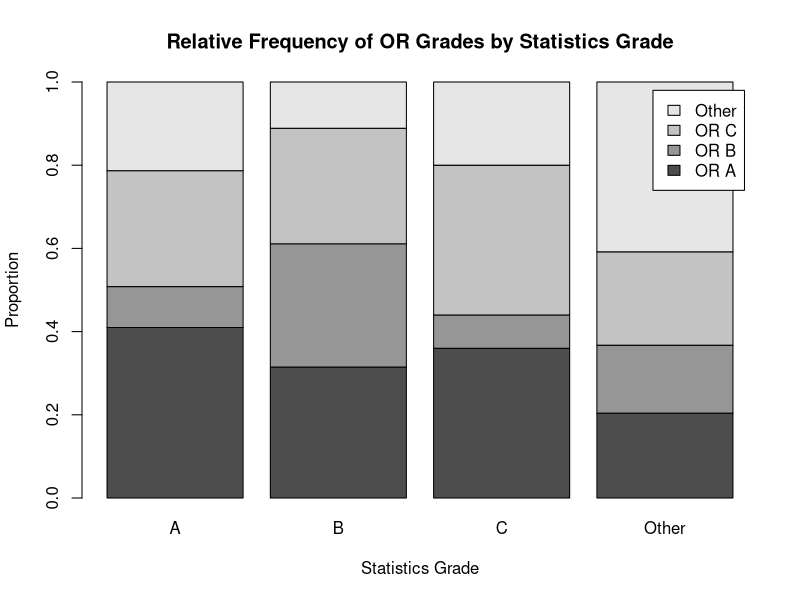

This chart was generated by the following R code:
## ---- chunk 1
# This is the setup chunk
#  Here you can set global options for the entire document

library(knitr) # I recommend doing this

# Although you can call functions from a library using the following notation
#  without loading the entire library.
knitr::opts_chunk$set(echo = TRUE, 
                      comment = NA, # Recommended
                      fig.path = "./figures/",  # Store all figures here in relative path (make the folder first)
                      fig.align = "center",
                      fig.width = 7,
                      fig.height = 7,
                      message = FALSE, # Turn off load messages
                      warning = FALSE # Turn off warnings
                      )

## ---- chunk 2

# Observed and expected counts (sum should be 137 each)
obs   <- c(18, 28, 14, 7, 11, 11, 10, 8, 30)
expct <- c(23, 18, 16, 13, 11,  9, 20, 8, 19)

sum(obs); sum(expct)  

# Manual chi-square, df, and p-value
chi_sq_1 <- sum((obs - expct)^2 / expct)
dfree_1  <- length(obs) - 1
pval_1   <- 1 - pchisq(chi_sq_1, dfree_1)

chi_sq_1; dfree_1; pval_1

# Verify with chisq.test using expected proportions
chisq.test(x = obs, p = expct / sum(expct))

## ---- chunk 3

# Observed counts (Yellow Round, Yellow Wrinkled, Green Round, Green Wrinkled)
observed <- c(298, 107, 92, 27)
ratio    <- c(9, 3, 3, 1)
expected <- sum(observed) * ratio / sum(ratio)

observed; round(expected, 2)

chi_sq_2 <- sum((observed - expected)^2 / expected)
dfree_2  <- length(observed) - 1
pval_2   <- 1 - pchisq(chi_sq_2, dfree_2)

chi_sq_2; dfree_2; pval_2

# Check with chisq.test
chisq.test(x = observed, p = ratio / sum(ratio))

## ---- chunk 4

# Table from the prompt (rows = Statistics grade, cols = OR grade)
grades <- matrix(c(
  25,  6, 17, 13,   # Stats A
  17, 16, 15,  6,   # Stats B
  18,  4, 18, 10,   # Stats C
  10,  8, 11, 20    # Stats Other
), nrow = 4, byrow = TRUE)

rownames(grades) <- c("A","B","C","Other")         # Statistics grades on x-axis
colnames(grades) <- c("OR A","OR B","OR C","Other")# OR grade categories

grades   # raw counts table 

## ---- chunk 5
row_perc <- round(prop.table(grades, 1) * 100, 2)  # each row sums to 100%
row_perc                                        

## ---- chunk 6
barplot(
  t(prop.table(grades, 1)),      
  beside = FALSE,                # stacked (not side-by-side)
  ylim = c(0, 1),
  main = "Relative Frequency of OR Grades by Statistics Grade",
  xlab = "Statistics Grade",
  ylab = "Proportion",
  legend.text = TRUE,            # legend with OR categories
  args.legend = list(x = "topright", inset = 0.02)
)

## ---- chunk 7

chi <- chisq.test(grades, correct = FALSE)
chi_stat <- as.numeric(chi$statistic)
dfree_3  <- as.numeric(chi$parameter)
p_exact  <- 1 - pchisq(chi_stat, dfree_3)

chi_stat; dfree_3; p_exact

## ---- chunk 8

# Counts: rows = group, cols = CHD yes/no
whi <- matrix(c(
  1000, 18541,   # Intervention: Yes, No
  1549, 27745    # Control:      Yes, No
), nrow = 2, byrow = TRUE)

rownames(whi) <- c("Intervention","Control")
colnames(whi) <- c("CHD Yes","CHD No")

whi; sum(whi)

## ---- chunk 9

chi4 <- chisq.test(whi, correct = FALSE)
chi4$statistic    # chi-square value
chi4$parameter    # df = 1
p_chi <- 1 - pchisq(chi4$statistic, df = chi4$parameter)
p_chi

## ---- chunk 10

p1 <- whi[1,1] / sum(whi[1,])           
p2 <- whi[2,1] / sum(whi[2,])           
p_pool <- (whi[1,1] + whi[2,1]) / sum(whi)
se <- sqrt(p_pool * (1 - p_pool) * (1/sum(whi[1,]) + 1/sum(whi[2,])))
z_stat <- (p1 - p2) / se
p_z <- 2 * (1 - pnorm(abs(z_stat)))     # two-sided p-value


## ---- chunk 11

z_stat^2

## ---- chunk 12

x <- 45  # correct choices
n <- 75  # trials
p0 <- 1/3

# One-sided test
prop_res  <- prop.test(x, n, p = p0, alternative = "greater", correct = FALSE)
prop_res

binom.test(x, n, p = p0, alternative = "greater")

